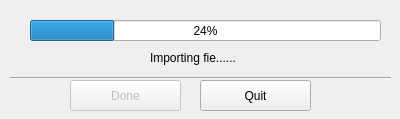
<?xml version="1.0" encoding="UTF-8"?>
<ui version="4.0">
 <class>Form</class>
 <widget class="QWidget" name="Form">
  <property name="geometry">
   <rect>
    <x>0</x>
    <y>0</y>
    <width>400</width>
    <height>119</height>
   </rect>
  </property>
  <property name="windowTitle">
   <string>Form</string>
  </property>
  <widget class="QProgressBar" name="progressBar">
   <property name="geometry">
    <rect>
     <x>30</x>
     <y>20</y>
     <width>351</width>
     <height>21</height>
    </rect>
   </property>
   <property name="value">
    <number>24</number>
   </property>
  </widget>
  <widget class="QLabel" name="label">
   <property name="geometry">
    <rect>
     <x>150</x>
     <y>50</y>
     <width>141</width>
     <height>16</height>
    </rect>
   </property>
   <property name="text">
    <string>Importing fie......</string>
   </property>
  </widget>
  <widget class="Line" name="line">
   <property name="geometry">
    <rect>
     <x>10</x>
     <y>70</y>
     <width>381</width>
     <height>16</height>
    </rect>
   </property>
   <property name="orientation">
    <enum>Qt::Horizontal</enum>
   </property>
  </widget>
  <widget class="QPushButton" name="pushButton">
   <property name="geometry">
    <rect>
     <x>200</x>
     <y>80</y>
     <width>111</width>
     <height>31</height>
    </rect>
   </property>
   <property name="text">
    <string>Quit</string>
   </property>
  </widget>
  <widget class="QPushButton" name="pushButton_2">
   <property name="enabled">
    <bool>false</bool>
   </property>
   <property name="geometry">
    <rect>
     <x>70</x>
     <y>80</y>
     <width>111</width>
     <height>31</height>
    </rect>
   </property>
   <property name="text">
    <string>Done</string>
   </property>
  </widget>
 </widget>
 <resources/>
 <connections/>
</ui>
